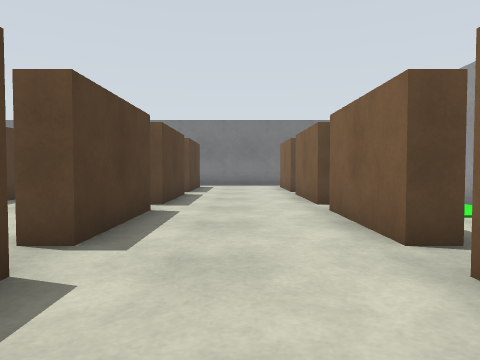
[1] (above)

16 first-person views from a walk through a robot-simulator world made for Gazebo. The camera is 0.8 m above the floor, tilts 2° down and sees 70° across. The floor is counted in squares, 1 m on a side. Each view is taken from the middle of a square. On the plan, view 1 faces up. The plan holds only what a view shows up to about 11 squares ahead; the rest is blank. The place goes on beyond the plan.

[2]
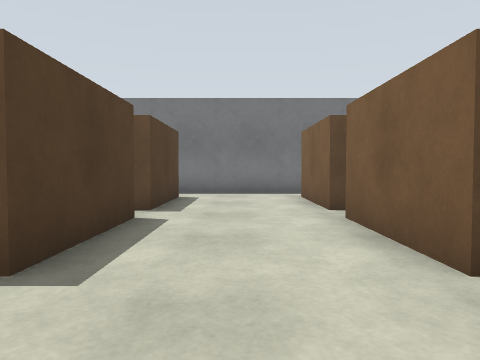

[3]
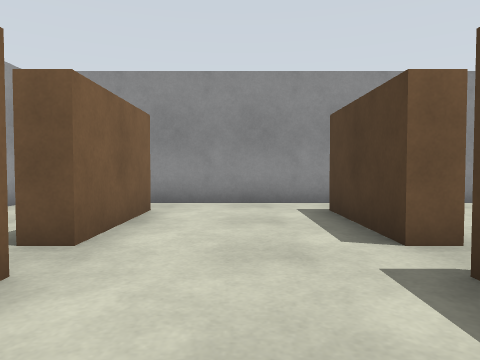

[4]
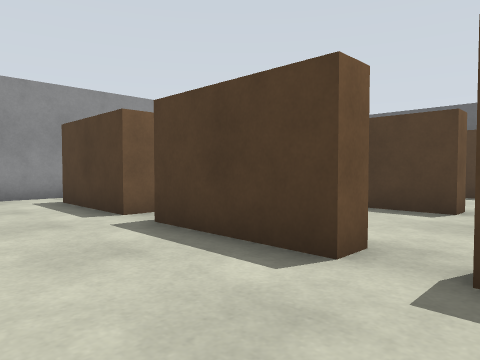

[5]
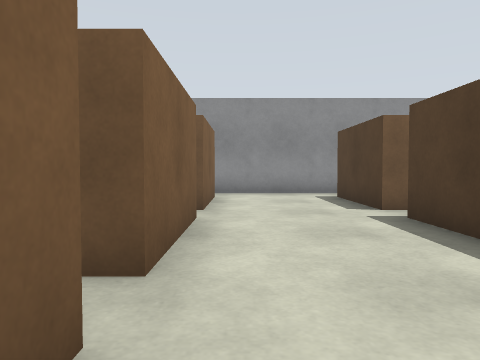

[6]
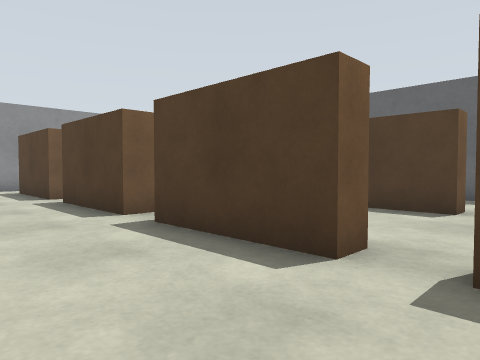

[7]
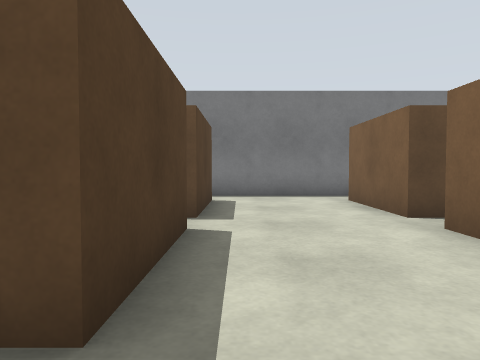

[8]
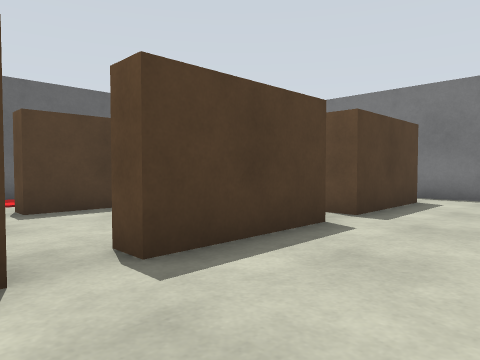

[9]
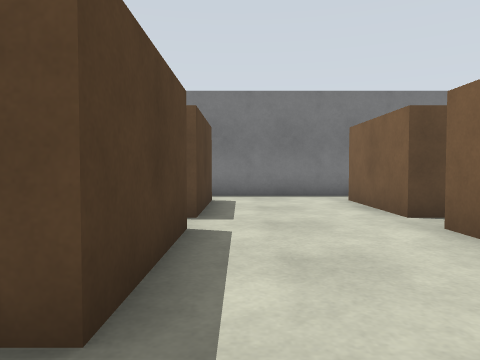

[10]
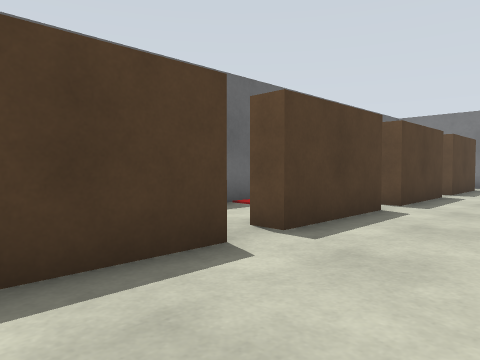

[11]
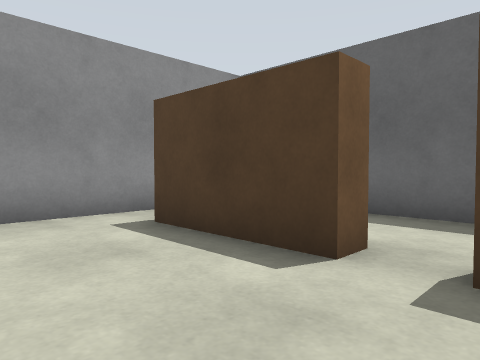

[12]
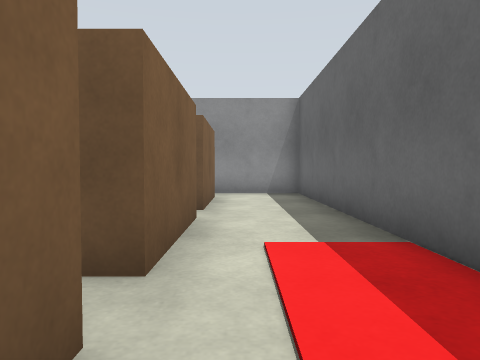

[13]
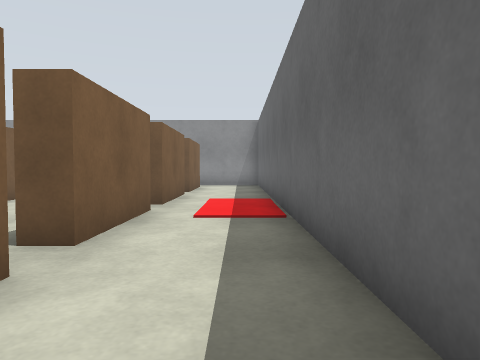

[14]
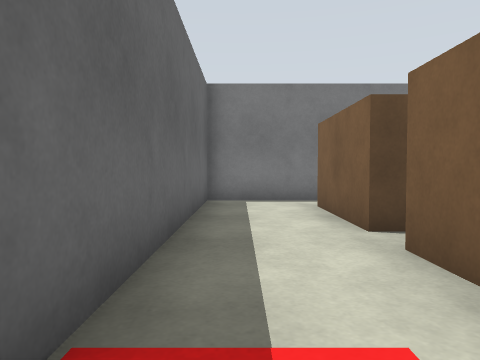

[15]
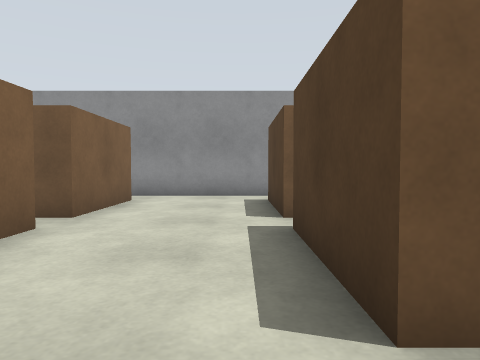

[16]
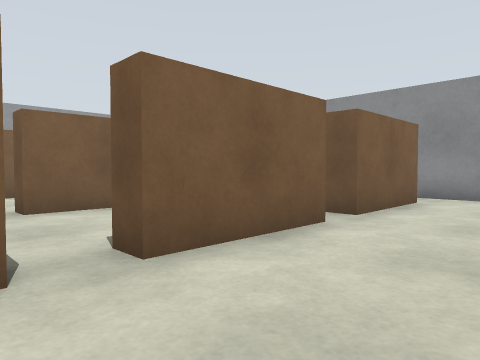

### Floor plan
Ten units are one square. View 1 is at (0, 0); x grows to the right and y downward. Boxes are objects, and circles mark ways between rooms. Rooms are numbered by the first view taken in them; rooms with no view inside come last. Other rooms are left out.
<svg viewBox="-134 -164 160 187">
<path fill="none" stroke="#000" d="M17 -75 17 -105M-23 -65 -17 -65 -17 -35 -23 -35M-17 -105 -17 -75M17 -35 17 -65M17 -115 17 -145M-23 -25 -17 -25 -17 5M-17 -145 -17 -115 -23 -115M17 5 17 -25M-24 18 21 18M20 -159 -25 -159M-23 -75 -23 -81M-63 -65 -57 -65 -57 -35M-23 -98 -23 -105M-23 -35 -23 -65M-63 -105 -57 -105 -57 -75 -64 -75M-23 -115 -23 -145M-63 -25 -57 -25 -57 5M-23 4 -23 -25M-57 -146 -57 -115 -63 -115M-25 -159 -64 -159M-64 18 -24 18M-97 -65 -97 -35M-63 -98 -63 -105M-97 -105 -97 -75M-63 -35 -63 -65M-97 -25 -97 5M-63 -115 -63 -145M-97 -144 -97 -115M-63 6 -63 -25M-94 18 -64 18M-64 -159 -94 -159M-97 -75 -103 -75 -103 -105 -97 -105M-97 -35 -103 -35 -103 -65 -97 -65M-97 -115 -103 -115 -103 -145M-103 4 -103 -25 -97 -25M-94 -159 -129 -159 -129 18 -94 18"/>
<circle cx="-20" cy="-110" r="3" fill="#2a7"/>
<circle cx="-20" cy="-150" r="3" fill="#2a7"/>
<circle cx="-20" cy="-30" r="3" fill="#2a7"/>
<circle cx="-20" cy="-70" r="3" fill="#2a7"/>
<circle cx="-20" cy="10" r="3" fill="#2a7"/>
<circle cx="-60" cy="-110" r="3" fill="#2a7"/>
<circle cx="-60" cy="-150" r="3" fill="#2a7"/>
<circle cx="-60" cy="-30" r="3" fill="#2a7"/>
<circle cx="-60" cy="-70" r="3" fill="#2a7"/>
<circle cx="-60" cy="10" r="3" fill="#2a7"/>
<circle cx="-100" cy="-110" r="3" fill="#2a7"/>
<circle cx="-100" cy="-150" r="3" fill="#2a7"/>
<circle cx="-100" cy="-30" r="3" fill="#2a7"/>
<circle cx="-100" cy="-70" r="3" fill="#2a7"/>
<circle cx="-100" cy="10" r="3" fill="#2a7"/>
<text x="0" y="-70">1</text>
<text x="-40" y="-70">2</text>
<text x="-80" y="-70">3</text>
<text x="-110" y="-70">4</text>
</svg>
Room 1 opens to room 2. Room 2 opens to room 3. Room 3 opens to room 4.

Where each view was taken, in squares from view 1:
view 1: 0 up, 0 right, facing up
view 2: 5 up, 0 right, facing up
view 3: 6 up, 0 right, facing down
view 4: 8 up, 1 right, facing down-left
view 5: 9 up, 3 left, facing down
view 6: 12 up, 3 left, facing down-left
view 7: 6 up, 5 left, facing up
view 8: 6 up, 3 left, facing up-left
view 9: 6 up, 9 left, facing up
view 10: 0 up, 7 left, facing up-left
view 11: 4 up, 7 left, facing down-left
view 12: 9 up, 11 left, facing down
view 13: 14 up, 12 left, facing down
view 14: 7 up, 12 left, facing up
view 15: 8 up, 9 left, facing down
view 16: 8 up, 9 left, facing down-right
